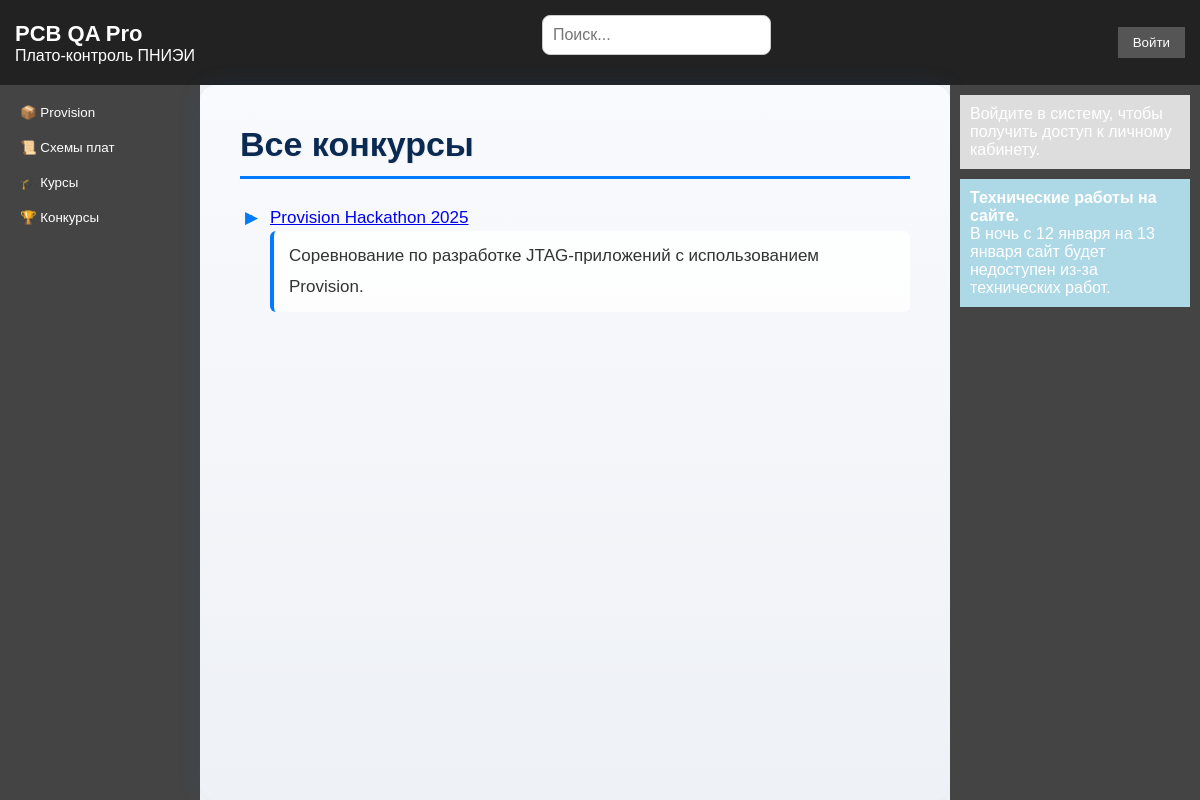
The app's page /contests/ with its own data.
### education/models.py (models this page shows, shortened)
class Contest(models.Model):
    title = models.CharField(max_length=255)
    description = models.TextField()
    start_date = models.DateField()
    end_date = models.DateField()
    prize = models.CharField(max_length=255)

### education/views.py (the view)
# urls.py: path('contests/', views.ContestListView.as_view(), name='contest_list'),
class ContestListView(View):
    def get(self, request):
        contests = Contest.objects.all().order_by('-start_date')
        return render(request, 'education/contest_list.html', {'contests': contests})

### education/templates/education/contest_list.html (shortened to what this page needs)
{% extends 'education/main.html' %}
{% block content %}
    <h1>Все конкурсы</h1>
    {% if contests %}
        <ul>
            {% for contest in contests %}
                <li>
                    <a href="{% url 'education:contest_detail' contest.pk %}">{{ contest.title }}</a>
                    <p>{{ contest.description }}</p>
                </li>
            {% endfor %}
        </ul>
    {% else %}
        <p>Конкурсов пока нет.</p>
        {% if request.GET.q %}
            <p>По вашему запросу "{{ request.GET.q }}" ничего не найдено.</p>
        {% endif %}
    {% endif %}
{% endblock %}

### education/templates/education/main.html (style rules this page uses)
* { margin: 0; padding: 0; box-sizing: border-box; font-family: Arial, sans-serif; }
body { background-color: #eee; }
body { font-family: Arial, sans-serif; background-color: #f4f4f4; color: #333; margin: 0; padding: 0; }
main h1 { font-size: 34px; margin-bottom: 25px; color: #0a2a52; border-bottom: 3px solid #007bff; padding-bottom: 12px; text-shadow: 1px 1px 2px rgba(0,0,0,0.05); }
main p { font-size: 17px; line-height: 1.8; margin-bottom: 15px; color: #333; background-color: #ffffffd1; padding: 10px 15px; border-left: 4px solid #007bff; border-radius: 6px; }
main ul { margin-left: 25px; margin-bottom: 20px; }
main ul li { font-size: 17px; line-height: 1.6; color: #222; padding-left: 5px; position: relative; }
main ul li::before { content: "▶"; position: absolute; left: -20px; color: #007bff; }

### records on screen
Contest: title "Provision Hackathon 2025", description "Соревнование по разработке JTAG-приложений с использованием Provision."
